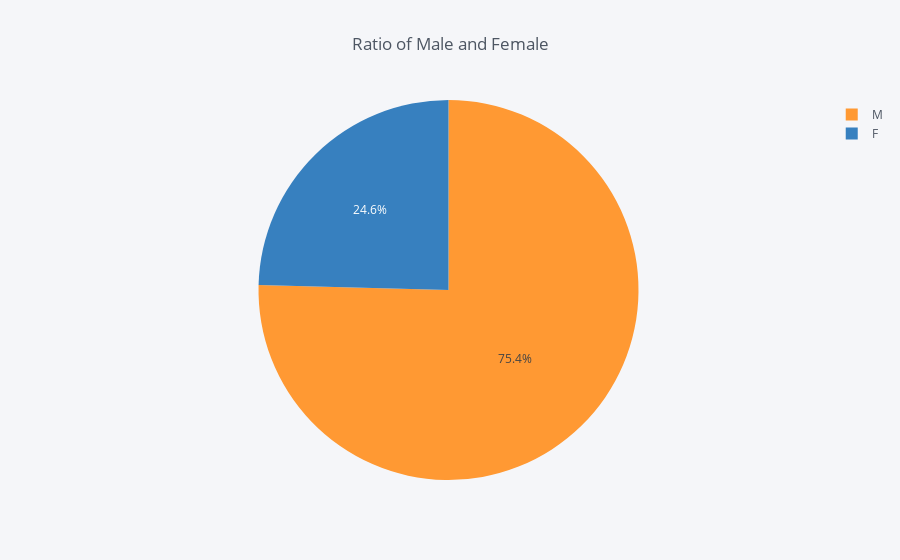

The notebook cell saved with this chart:
### Code cell
# max products were purchased by males.
gender = df['Gender'].value_counts().reset_index()
gender.columns = ['Gender', 'Count']
#status['index'] = status['index'].apply(lambda x: 'M' if x==0 else 'F')
gender.iplot(kind='pie', labels='Gender', values='Count',title='Ratio of Male and Female')

### Figure 1 — Plotly figure (JSON) as saved in the notebook; plotly's stock layout.template omitted (floating-point values rounded to 4 significant figures)
{"data": [{"labels": ["M", "F"], "marker": {"colors": ["rgba(255, 153, 51, 1.0)", "rgba(55, 128, 191, 1.0)"]}, "name": "", "type": "pie", "values": [405380, 132197]}], "layout": {"legend": {"bgcolor": "#F5F6F9", "font": {"color": "#4D5663"}}, "paper_bgcolor": "#F5F6F9", "plot_bgcolor": "#F5F6F9", "title": "Ratio of Male and Female", "titlefont": {"color": "#4D5663"}}}
